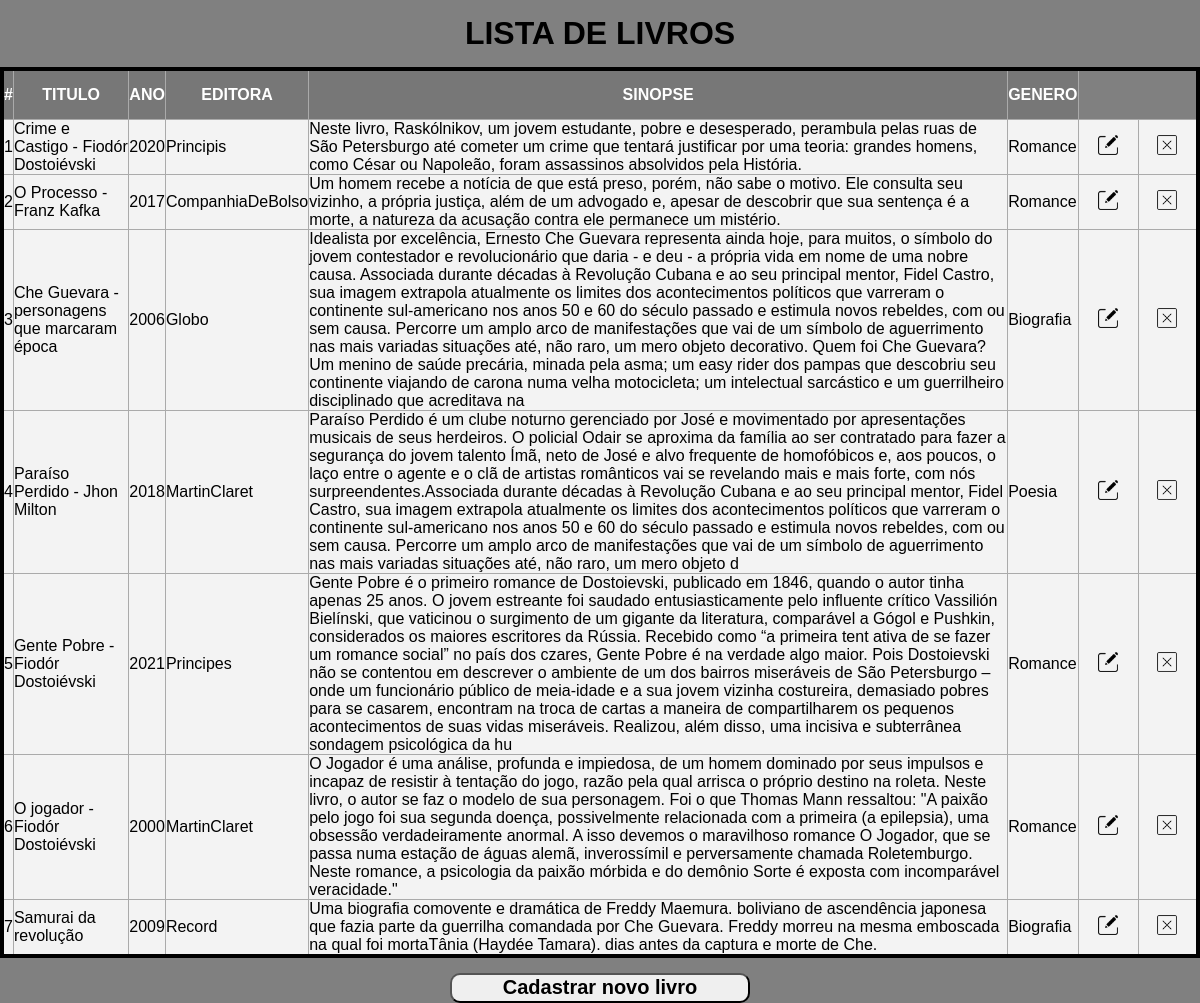
/view-livro.php, run on the app's committed database.
### tables this page shows
CREATE TABLE `livros` (
  `idLivro` int(11) NOT NULL,
  `tituloLivro` varchar(200) NOT NULL,
  `anoLivro` int(11) NOT NULL,
  `editoraLivro` varchar(200) NOT NULL,
  `sinopseLivro` varchar(1000) NOT NULL,
  `generoLivro` varchar(200) NOT NULL
);

### view-livrobd.php (called while the page is built)
<?php
    require_once("_conexao/conexao.php");
    try{
        $comandoSQL = "SELECT * FROM livros";
        $selecionados = $conexao->query($comandoSQL);
        $linhas = $selecionados->fetchAll(PDO::FETCH_ASSOC);
    }catch(PDOException $erro){
        echo("Mensagem de erro: ".$erro->getMessage());
    }

### view-livro.php (the view, shortened to what this page needs)
<!DOCTYPE html>
<html lang="pt-br">
<head>
    <link rel="stylesheet" href="estilo/estilo.css">
</head>
<body>
    <div class="titulo">
        <h1>LISTA DE LIVROS</h1>
    </div>
    <div class="tabela">
        <table>
            <thead>
                <tr>
                    <th>#</th>
                    <th>TITULO</th>
                    <th>ANO</th>
                    <th>EDITORA</th>
                    <th>SINOPSE</th>
                    <th>GENERO</th>
                </tr>
            </thead>
            <tbody>
                <?php
                require_once("./view-livrobd.php");
                foreach ($linhas as $linha) {
                ?>
                    <tr>
                        <td><?= $linha["idLivro"]; ?></td>
                        <td><?= $linha["tituloLivro"]; ?></td>
                        <td><?= $linha["anoLivro"]; ?></td>
                        <td><?= $linha["editoraLivro"]; ?></td>
                        <td><?= $linha["sinopseLivro"]; ?></td>
                        <td><?= $linha["generoLivro"]; ?></td>
                        <td align="center" width=60>
                            <a href="./alt-livro.php?id=<?= $linha['idLivro']; ?>">
                                <img src="img/editar.png" alt="Editar Registro" width="20">
                            </a>
                        </td>
                        <td align="center" width=60>
                            <a href="./exc-livro.php?id=<?= $linha['idLivro']; ?>">
                                <img src="img/excluir.png" alt="Excluir Registro" width="20">
                            </a>
                        </td>
                    </tr>
                <?php
                }
                ?>
            </tbody>
        </table>
    </div>
    <div class="botao2">
        <a href="./cad-livro.php">
            <input type="submit" value="Cadastrar novo livro">
        </a>
    </div>
</body>
</html>

### estilo/estilo.css (style rules this page uses)
body { background-color: grey; }
* { margin: 0; padding: 0; box-sizing: border-box; font-family: "Optima", sans-serif; }
.titulo { text-align: center; padding: 15px; }
.botao2 { display: flex; justify-content: center; flex-direction: row; margin-top: 15px; }
.botao2 input { width: 300px; height: 30px; margin: 0px 10px; font-size: 20px; border-radius: 10px; font-weight: bolder; }
.tabela { display: flex; justify-content: center; flex-direction: row; }
table { border: solid 4px black; border-collapse: collapse; }
th { border: 1px solid #aaa; background-color: #777; color: #fff; height: 50px; }
td { border: 1px solid #aaa; background-color: #f3f3f3; }
tr { height: 35px; }

### data on the page
livros: idLivro "1", tituloLivro "Crime e Castigo - Fiodór Dostoiévski", anoLivro "2020", editoraLivro "Principis", sinopseLivro "Neste livro, Raskólnikov, um jovem estudante, pobre e desesperado, perambula pelas ruas de São Petersburgo até cometer um crime que tentará justificar por uma teoria: grandes homens, como César ou Napoleão, foram assassinos absolvidos pela História.", generoLivro "Romance"
livros: idLivro "2", tituloLivro "O Processo - Franz Kafka", anoLivro "2017", editoraLivro "CompanhiaDeBolso", sinopseLivro "Um homem recebe a notícia de que está preso, porém, não sabe o motivo. Ele consulta seu vizinho, a própria justiça, além de um advogado e, apesar de descobrir que sua sentença é a morte, a natureza da acusação contra ele permanece um mistério.", generoLivro "Romance"
livros: idLivro "3", tituloLivro "Che Guevara - personagens que marcaram época", anoLivro "2006", editoraLivro "Globo", sinopseLivro "Idealista por excelência, Ernesto Che Guevara representa ainda hoje, para muitos, o símbolo do jovem contestador e revolucionário que daria - e deu - a própria vida em nome de uma nobre causa. Associada durante décadas à Revolução Cubana e ao seu principal mentor, Fidel Castro, sua imagem extrapola atualmente os limites dos acontecimentos políticos que varreram o continente sul-americano nos anos 50 e 60 do século passado e estimula novos rebeldes, com ou sem causa. Percorre um amplo arco de manifestações que vai de um símbolo de aguerrimento nas mais variadas situações até, não raro, um mero objeto decorativo. Quem foi Che Guevara? Um menino de saúde precária, minada pela asma; um easy…", generoLivro "Biografia"
livros: idLivro "4", tituloLivro "Paraíso Perdido - Jhon Milton", anoLivro "2018", editoraLivro "MartinClaret", sinopseLivro "Paraíso Perdido é um clube noturno gerenciado por José e movimentado por apresentações musicais de seus herdeiros. O policial Odair se aproxima da família ao ser contratado para fazer a segurança do jovem talento Ímã, neto de José e alvo frequente de homofóbicos e, aos poucos, o laço entre o agente e o clã de artistas românticos vai se revelando mais e mais forte, com nós surpreendentes.Associada durante décadas à Revolução Cubana e ao seu principal mentor, Fidel Castro, sua imagem extrapola atualmente os limites dos acontecimentos políticos que varreram o continente sul-americano nos anos 50 e 60 do século passado e estimula novos rebeldes, com ou sem causa. Percorre um amplo arco de…", generoLivro "Poesia"
livros: idLivro "5", tituloLivro "Gente Pobre - Fiodór Dostoiévski", anoLivro "2021", editoraLivro "Principes", sinopseLivro "Gente Pobre é o primeiro romance de Dostoievski, publicado em 1846, quando o autor tinha apenas 25 anos. O jovem estreante foi saudado entusiasticamente pelo influente crítico Vassilión Bielínski, que vaticinou o surgimento de um gigante da literatura, comparável a Gógol e Pushkin, considerados os maiores escritores da Rússia. Recebido como “a primeira tent ativa de se fazer um romance social” no país dos czares, Gente Pobre é na verdade algo maior. Pois Dostoievski não se contentou em descrever o ambiente de um dos bairros miseráveis de São Petersburgo – onde um funcionário público de meia-idade e a sua jovem vizinha costureira, demasiado pobres para se casarem, encontram na troca de…", generoLivro "Romance"
livros: idLivro "6", tituloLivro "O jogador - Fiodór Dostoiévski", anoLivro "2000", editoraLivro "MartinClaret", sinopseLivro "O Jogador é uma análise, profunda e impiedosa, de um homem dominado por seus impulsos e incapaz de resistir à tentação do jogo, razão pela qual arrisca o próprio destino na roleta. Neste livro, o autor se faz o modelo de sua personagem. Foi o que Thomas Mann ressaltou: \"A paixão pelo jogo foi sua segunda doença, possivelmente relacionada com a primeira (a epilepsia), uma obsessão verdadeiramente anormal. A isso devemos o maravilhoso romance O Jogador, que se passa numa estação de águas alemã, inverossímil e perversamente chamada Roletemburgo. Neste romance, a psicologia da paixão mórbida e do demônio Sorte é exposta com incomparável veracidade.\"", generoLivro "Romance"
livros: idLivro "7", tituloLivro "Samurai da revolução", anoLivro "2009", editoraLivro "Record", sinopseLivro "Uma biografia comovente e dramática de Freddy Maemura. boliviano de ascendência japonesa que fazia parte da guerrilha comandada por Che Guevara. Freddy morreu na mesma emboscada na qual foi mortaTânia (Haydée Tamara). dias antes da captura e morte de Che.", generoLivro "Biografia"
